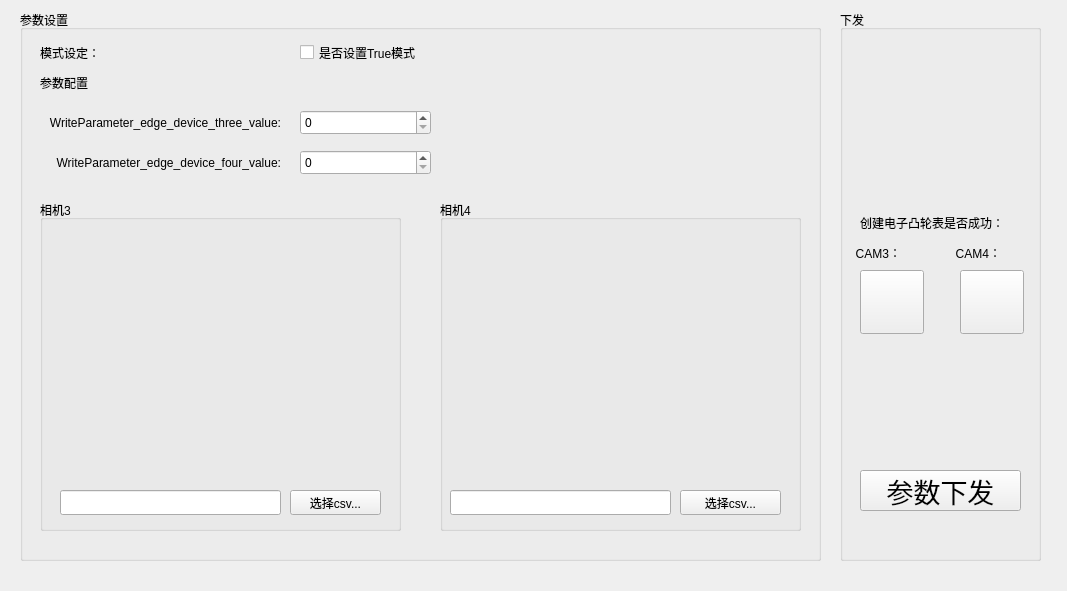
<?xml version="1.0" encoding="UTF-8"?>
<ui version="4.0">
 <class>PLCMovementWidget</class>
 <widget class="QWidget" name="PLCMovementWidget">
  <property name="geometry">
   <rect>
    <x>0</x>
    <y>0</y>
    <width>1067</width>
    <height>591</height>
   </rect>
  </property>
  <property name="windowTitle">
   <string>Global Settings</string>
  </property>
  <widget class="QGroupBox" name="groupBox_2">
   <property name="geometry">
    <rect>
     <x>20</x>
     <y>10</y>
     <width>801</width>
     <height>551</height>
    </rect>
   </property>
   <property name="title">
    <string>参数设置</string>
   </property>
   <widget class="QLabel" name="label_3">
    <property name="geometry">
     <rect>
      <x>20</x>
      <y>30</y>
      <width>111</width>
      <height>25</height>
     </rect>
    </property>
    <property name="text">
     <string>模式设定：</string>
    </property>
    <property name="alignment">
     <set>Qt::AlignLeading|Qt::AlignLeft|Qt::AlignVCenter</set>
    </property>
   </widget>
   <widget class="QCheckBox" name="true_mode_checkbox">
    <property name="geometry">
     <rect>
      <x>280</x>
      <y>30</y>
      <width>141</width>
      <height>25</height>
     </rect>
    </property>
    <property name="text">
     <string>是否设置True模式</string>
    </property>
   </widget>
   <widget class="QLabel" name="label_4">
    <property name="geometry">
     <rect>
      <x>20</x>
      <y>60</y>
      <width>101</width>
      <height>25</height>
     </rect>
    </property>
    <property name="text">
     <string>参数配置</string>
    </property>
    <property name="alignment">
     <set>Qt::AlignLeading|Qt::AlignLeft|Qt::AlignVCenter</set>
    </property>
   </widget>
   <widget class="QSpinBox" name="edge_device_three_value_edit">
    <property name="geometry">
     <rect>
      <x>280</x>
      <y>100</y>
      <width>131</width>
      <height>25</height>
     </rect>
    </property>
   </widget>
   <widget class="QLabel" name="label_7">
    <property name="geometry">
     <rect>
      <x>20</x>
      <y>100</y>
      <width>241</width>
      <height>25</height>
     </rect>
    </property>
    <property name="text">
     <string>WriteParameter_edge_device_three_value:</string>
    </property>
    <property name="alignment">
     <set>Qt::AlignRight|Qt::AlignTrailing|Qt::AlignVCenter</set>
    </property>
   </widget>
   <widget class="QSpinBox" name="edge_device_four_value_edit">
    <property name="geometry">
     <rect>
      <x>280</x>
      <y>140</y>
      <width>131</width>
      <height>25</height>
     </rect>
    </property>
   </widget>
   <widget class="QLabel" name="label_8">
    <property name="geometry">
     <rect>
      <x>20</x>
      <y>140</y>
      <width>241</width>
      <height>25</height>
     </rect>
    </property>
    <property name="text">
     <string>WriteParameter_edge_device_four_value:</string>
    </property>
    <property name="alignment">
     <set>Qt::AlignRight|Qt::AlignTrailing|Qt::AlignVCenter</set>
    </property>
   </widget>
   <widget class="QGroupBox" name="groupBox_3">
    <property name="geometry">
     <rect>
      <x>20</x>
      <y>190</y>
      <width>361</width>
      <height>331</height>
     </rect>
    </property>
    <property name="title">
     <string>相机3</string>
    </property>
    <widget class="QWidget" name="curve_widget_3" native="true">
     <property name="geometry">
      <rect>
       <x>10</x>
       <y>20</y>
       <width>341</width>
       <height>261</height>
      </rect>
     </property>
    </widget>
    <widget class="QPushButton" name="cam3_csv_choose_btn">
     <property name="geometry">
      <rect>
       <x>250</x>
       <y>290</y>
       <width>91</width>
       <height>25</height>
      </rect>
     </property>
     <property name="text">
      <string>选择csv...</string>
     </property>
    </widget>
    <widget class="QLineEdit" name="cam3_csv_edit">
     <property name="geometry">
      <rect>
       <x>20</x>
       <y>290</y>
       <width>221</width>
       <height>25</height>
      </rect>
     </property>
     <property name="readOnly">
      <bool>true</bool>
     </property>
    </widget>
   </widget>
   <widget class="QGroupBox" name="groupBox_4">
    <property name="geometry">
     <rect>
      <x>420</x>
      <y>190</y>
      <width>361</width>
      <height>331</height>
     </rect>
    </property>
    <property name="title">
     <string>相机4</string>
    </property>
    <widget class="QWidget" name="curve_widget_4" native="true">
     <property name="geometry">
      <rect>
       <x>10</x>
       <y>20</y>
       <width>341</width>
       <height>261</height>
      </rect>
     </property>
    </widget>
    <widget class="QPushButton" name="cam4_csv_choose_btn">
     <property name="geometry">
      <rect>
       <x>240</x>
       <y>290</y>
       <width>101</width>
       <height>25</height>
      </rect>
     </property>
     <property name="text">
      <string>选择csv...</string>
     </property>
    </widget>
    <widget class="QLineEdit" name="cam4_csv_edit">
     <property name="geometry">
      <rect>
       <x>10</x>
       <y>290</y>
       <width>221</width>
       <height>25</height>
      </rect>
     </property>
     <property name="readOnly">
      <bool>true</bool>
     </property>
    </widget>
   </widget>
  </widget>
  <widget class="QGroupBox" name="groupBox">
   <property name="geometry">
    <rect>
     <x>840</x>
     <y>10</y>
     <width>201</width>
     <height>551</height>
    </rect>
   </property>
   <property name="title">
    <string>下发</string>
   </property>
   <widget class="QLabel" name="label_9">
    <property name="geometry">
     <rect>
      <x>20</x>
      <y>200</y>
      <width>171</width>
      <height>25</height>
     </rect>
    </property>
    <property name="text">
     <string>创建电子凸轮表是否成功：</string>
    </property>
    <property name="alignment">
     <set>Qt::AlignLeading|Qt::AlignLeft|Qt::AlignVCenter</set>
    </property>
   </widget>
   <widget class="QLabel" name="label_12">
    <property name="geometry">
     <rect>
      <x>10</x>
      <y>230</y>
      <width>51</width>
      <height>25</height>
     </rect>
    </property>
    <property name="text">
     <string>CAM3：</string>
    </property>
    <property name="alignment">
     <set>Qt::AlignRight|Qt::AlignTrailing|Qt::AlignVCenter</set>
    </property>
   </widget>
   <widget class="QLabel" name="label_13">
    <property name="geometry">
     <rect>
      <x>110</x>
      <y>230</y>
      <width>51</width>
      <height>25</height>
     </rect>
    </property>
    <property name="text">
     <string>CAM4：</string>
    </property>
    <property name="alignment">
     <set>Qt::AlignRight|Qt::AlignTrailing|Qt::AlignVCenter</set>
    </property>
   </widget>
   <widget class="QPushButton" name="cam3_success_btn">
    <property name="geometry">
     <rect>
      <x>20</x>
      <y>260</y>
      <width>64</width>
      <height>64</height>
     </rect>
    </property>
    <property name="text">
     <string/>
    </property>
    <property name="iconSize">
     <size>
      <width>64</width>
      <height>64</height>
     </size>
    </property>
    <property name="flat">
     <bool>false</bool>
    </property>
   </widget>
   <widget class="QPushButton" name="cam4_success_btn">
    <property name="geometry">
     <rect>
      <x>120</x>
      <y>260</y>
      <width>64</width>
      <height>64</height>
     </rect>
    </property>
    <property name="text">
     <string/>
    </property>
    <property name="iconSize">
     <size>
      <width>64</width>
      <height>64</height>
     </size>
    </property>
    <property name="flat">
     <bool>false</bool>
    </property>
   </widget>
   <widget class="QPushButton" name="down_btn">
    <property name="geometry">
     <rect>
      <x>20</x>
      <y>460</y>
      <width>161</width>
      <height>41</height>
     </rect>
    </property>
    <property name="font">
     <font>
      <family>Arial</family>
      <pointsize>20</pointsize>
     </font>
    </property>
    <property name="text">
     <string>参数下发</string>
    </property>
   </widget>
  </widget>
 </widget>
 <resources/>
 <connections/>
</ui>
